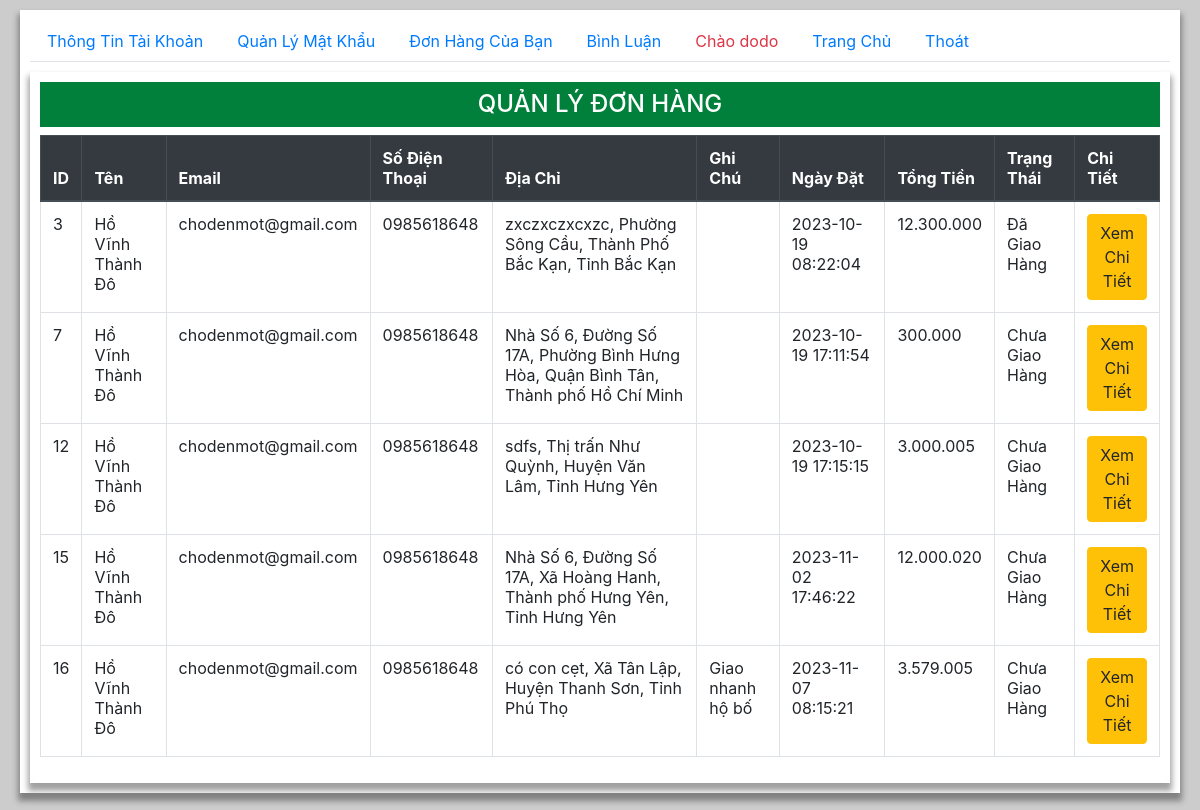
Page /user/user.php?page=orders (signed in) on the earlier database version.
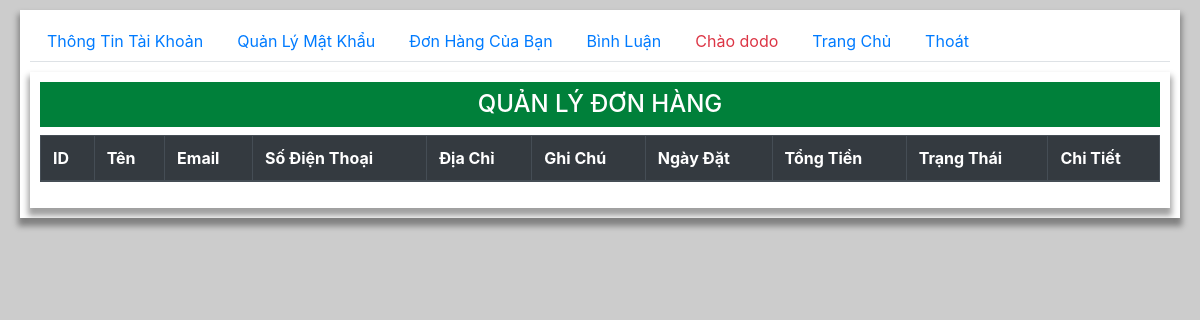
Same page on the later database version.
### tables this page shows
CREATE TABLE `orders` (
  `id` int(11) NOT NULL,
  `id_user` varchar(20) NOT NULL,
  `name` varchar(50) NOT NULL,
  `email` varchar(255) NOT NULL,
  `phone` varchar(15) NOT NULL,
  `address` varchar(255) NOT NULL,
  `note` varchar(100) NOT NULL,
  `order_date` datetime NOT NULL,
  `status` int(11) NOT NULL
);

### user/orders.php (the view, shortened to what this page needs)
<div class="container">
    <h2 class="py-2 text-center h4 ">QUẢN LÝ ĐƠN HÀNG</h2>
    <table class="table table-hover table-bordered">
    <thead  class="thead-dark" >
        <tr>
            <th>ID</th>
            <th>Tên</th>
            <th>Email</th>
            <th>Số Điện Thoại</th>
            <th>Địa Chỉ</th>
            <th>Ghi Chú</th>
            <th>Ngày Đặt</th>
            <th>Tổng Tiền</th>
            <th>Trạng Thái</th>
            <th>Chi Tiết</th>
        </tr>
    </thead>
    <tbody>
    <?php
        require '../model/conn.php';
        if (isset($_COOKIE['usr'])) {
            $id_user = "and id_user = " . "'".$_COOKIE['usr']."'";
        }
        $stmt = $conn ->prepare("SELECT * FROM orders
        join (SELECT id_order, sum(total_money) as total_money from order_details GROUP BY id_order) as order_details
        where orders.id = order_details.id_order $id_user ORDER BY orders.id");
        $stmt -> execute();
        while($order = $stmt->fetch()){
            if ($order[8] == 1) {
                $order[8] = "Chưa Giao Hàng";
            }else if ($order[8] == 2) {
                $order[8] = "Đã Giao Hàng";
            }
            echo "<tr>
                <td>$order[0]</td>
                <td>$order[2]</td>
                <td>$order[3]</td>
                <td>$order[4]</td>
                <td>$order[5]</td>
                <td>$order[6]</td>
                <td>$order[7]</td>
                <td>".number_format($order[10], 0, "," , ".")."</td>
                <td>$order[8]</td>
                <td style='width:60px'><a href='user.php?page=order_details&id_order=$order[0]'><button class='btn btn-warning'>Xem Chi Tiết</button></a></td>
            </tr>";
        }
    ?>
    </tbody>
</table>
</div>

Differences in the rows shown:
removed orders: id "3", name "Hồ Vĩnh Thành Đô", email "chodenmot@gmail.com", phone "0985618648", address "zxczxczxcxzc, Phường Sông Cầu, Thành Phố Bắc Kạn, Tỉnh Bắc Kạn", order_date "2023-10-19 08:22:04", order "12.300.000", order "Đã Giao Hàng"
removed orders: id "7", name "Hồ Vĩnh Thành Đô", email "chodenmot@gmail.com", phone "0985618648", address "Nhà Số 6, Đường Số 17A, Phường Bình Hưng Hòa, Quận Bình Tân, Thành phố Hồ Chí Minh", order_date "2023-10-19 17:11:54", order "300.000", order "Chưa Giao Hàng"
removed orders: id "12", name "Hồ Vĩnh Thành Đô", email "chodenmot@gmail.com", phone "0985618648", address "sdfs, Thị trấn Như Quỳnh, Huyện Văn Lâm, Tỉnh Hưng Yên", order_date "2023-10-19 17:15:15", order "3.000.005", order "Chưa Giao Hàng"
removed orders: id "15", name "Hồ Vĩnh Thành Đô", email "chodenmot@gmail.com", phone "0985618648", address "Nhà Số 6, Đường Số 17A, Xã Hoàng Hanh, Thành phố Hưng Yên, Tỉnh Hưng Yên", order_date "2023-11-02 17:46:22", order "12.000.020", order "Chưa Giao Hàng"
removed orders: id "16", name "Hồ Vĩnh Thành Đô", email "chodenmot@gmail.com", phone "0985618648", address "có con cẹt, Xã Tân Lập, Huyện Thanh Sơn, Tỉnh Phú Thọ", note "Giao nhanh hộ bố", order_date "2023-11-07 08:15:21", order "3.579.005", order "Chưa Giao Hàng"
